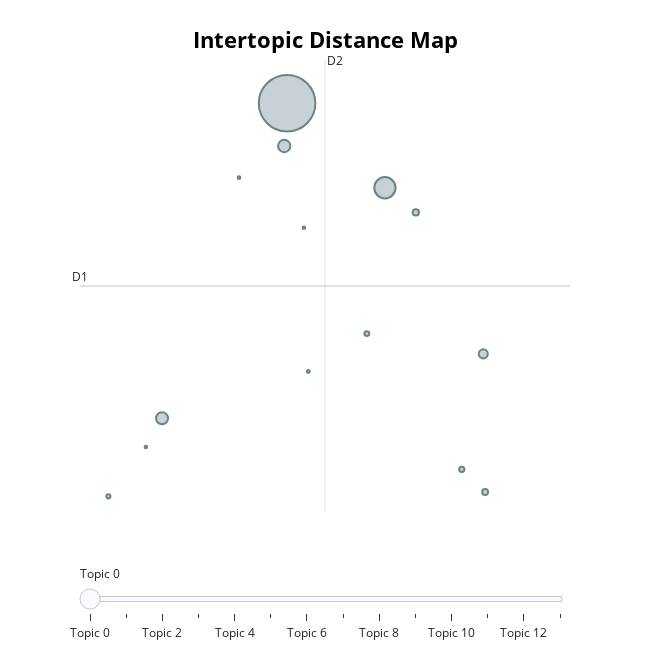

Notebook code cell kept with this figure:
### Code cell
# Visualize topics
topic_model.visualize_topics()

### Figure 1 — Plotly figure (JSON) as saved in the notebook; plotly's stock layout.template omitted (floating-point values rounded to 4 significant figures)
{"data": [{"customdata": [[0, "rt | orfimzentrum | övp | petrovic | covid", 9427], [1, "impfpflicht | impfung | rt | virus | verschiedene", 1336], [2, "3000 | kind | hungrig | verständigen | wichtigste", 450], [3, "österreich | lafilledevienne | inflation | menschen | 000", 424], [4, "museum | dollfuss | dollfuß | zeitgemäß | wöginger", 244], [5, "strafe | verhängt | impfstrafverfügung | rauskommen | höhere", 115], [6, "fatigue | symptom | gesamtstaatliche | chronische | cfs", 104], [7, "schulterschluss | brauche | gemeinsamen | liviaklingl | sigi_maurer", 82], [8, "pip | collage | photo | editor | camera", 69], [9, "autos | verkehr | ersetzen | öffentlichen | straßen", 51], [10, "tfona6k8bz | trending | nr | hashtag | stunden", 25], [11, "deleted | this | messages | to | message", 21], [12, "stromnetz | energiekonzerne | shareholder | fließt | geeignet", 18], [13, "funfact | harvard | arminfidler | epidemiologen | karl_lauterbach", 18]], "hovertemplate": "<b>Topic %{customdata[0]}</b><br>%{customdata[1]}<br>Size: %{customdata[2]}", "legendgroup": "", "marker": {"color": "#B0BEC5", "line": {"color": "DarkSlateGrey", "width": 2}, "size": [9427, 1336, 450, 424, 244, 115, 104, 82, 69, 51, 25, 21, 18, 18], "sizemode": "area", "sizeref": 5.892, "symbol": "circle"}, "mode": "markers", "name": "", "orientation": "v", "showlegend": false, "type": "scatter", "x": [4.363, 5.523, 4.329, 2.88, 6.69, 5.89, 6.712, 6.435, 5.309, 2.243, 4.615, 3.793, 2.688, 4.562], "xaxis": "x", "y": [3.473, 2.456, 2.958, -0.3159, 0.4584, 2.159, -1.204, -0.9311, 0.7023, -1.256, 0.2452, 2.578, -0.6621, 1.976], "yaxis": "y"}], "layout": {"annotations": [{"showarrow": false, "text": "D1", "x": 1.906, "y": 1.275, "yshift": 10}, {"showarrow": false, "text": "D2", "x": 4.813, "xshift": 10, "y": 3.993}], "height": 650, "hoverlabel": {"bgcolor": "white", "font": {"family": "Rockwell", "size": 16}}, "legend": {"itemsizing": "constant", "tracegroupgap": 0}, "margin": {"t": 60}, "shapes": [{"line": {"color": "#CFD8DC", "width": 2}, "type": "line", "x0": 4.813, "x1": 4.813, "y0": -1.444, "y1": 3.993}, {"line": {"color": "#9E9E9E", "width": 2}, "type": "line", "x0": 1.906, "x1": 7.719, "y0": 1.275, "y1": 1.275}], "sliders": [{"active": 0, "pad": {"t": 50}, "steps": [{"args": [{"marker.color": [["red", "#B0BEC5", "#B0BEC5", "#B0BEC5", "#B0BEC5", "#B0BEC5", "#B0BEC5", "#B0BEC5", "#B0BEC5", "#B0BEC5", "#B0BEC5", "#B0BEC5", "#B0BEC5", "#B0BEC5"]]}], "label": "Topic 0", "method": "update"}, {"args": [{"marker.color": [["#B0BEC5", "red", "#B0BEC5", "#B0BEC5", "#B0BEC5", "#B0BEC5", "#B0BEC5", "#B0BEC5", "#B0BEC5", "#B0BEC5", "#B0BEC5", "#B0BEC5", "#B0BEC5", "#B0BEC5"]]}], "label": "Topic 1", "method": "update"}, {"args": [{"marker.color": [["#B0BEC5", "#B0BEC5", "red", "#B0BEC5", "#B0BEC5", "#B0BEC5", "#B0BEC5", "#B0BEC5", "#B0BEC5", "#B0BEC5", "#B0BEC5", "#B0BEC5", "#B0BEC5", "#B0BEC5"]]}], "label": "Topic 2", "method": "update"}, {"args": [{"marker.color": [["#B0BEC5", "#B0BEC5", "#B0BEC5", "red", "#B0BEC5", "#B0BEC5", "#B0BEC5", "#B0BEC5", "#B0BEC5", "#B0BEC5", "#B0BEC5", "#B0BEC5", "#B0BEC5", "#B0BEC5"]]}], "label": "Topic 3", "method": "update"}, {"args": [{"marker.color": [["#B0BEC5", "#B0BEC5", "#B0BEC5", "#B0BEC5", "red", "#B0BEC5", "#B0BEC5", "#B0BEC5", "#B0BEC5", "#B0BEC5", "#B0BEC5", "#B0BEC5", "#B0BEC5", "#B0BEC5"]]}], "label": "Topic 4", "method": "update"}, {"args": [{"marker.color": [["#B0BEC5", "#B0BEC5", "#B0BEC5", "#B0BEC5", "#B0BEC5", "red", "#B0BEC5", "#B0BEC5", "#B0BEC5", "#B0BEC5", "#B0BEC5", "#B0BEC5", "#B0BEC5", "#B0BEC5"]]}], "label": "Topic 5", "method": "update"}, {"args": [{"marker.color": [["#B0BEC5", "#B0BEC5", "#B0BEC5", "#B0BEC5", "#B0BEC5", "#B0BEC5", "red", "#B0BEC5", "#B0BEC5", "#B0BEC5", "#B0BEC5", "#B0BEC5", "#B0BEC5", "#B0BEC5"]]}], "label": "Topic 6", "method": "update"}, {"args": [{"marker.color": [["#B0BEC5", "#B0BEC5", "#B0BEC5", "#B0BEC5", "#B0BEC5", "#B0BEC5", "#B0BEC5", "red", "#B0BEC5", "#B0BEC5", "#B0BEC5", "#B0BEC5", "#B0BEC5", "#B0BEC5"]]}], "label": "Topic 7", "method": "update"}, {"args": [{"marker.color": [["#B0BEC5", "#B0BEC5", "#B0BEC5", "#B0BEC5", "#B0BEC5", "#B0BEC5", "#B0BEC5", "#B0BEC5", "red", "#B0BEC5", "#B0BEC5", "#B0BEC5", "#B0BEC5", "#B0BEC5"]]}], "label": "Topic 8", "method": "update"}, {"args": [{"marker.color": [["#B0BEC5", "#B0BEC5", "#B0BEC5", "#B0BEC5", "#B0BEC5", "#B0BEC5", "#B0BEC5", "#B0BEC5", "#B0BEC5", "red", "#B0BEC5", "#B0BEC5", "#B0BEC5", "#B0BEC5"]]}], "label": "Topic 9", "method": "update"}, {"args": [{"marker.color": [["#B0BEC5", "#B0BEC5", "#B0BEC5", "#B0BEC5", "#B0BEC5", "#B0BEC5", "#B0BEC5", "#B0BEC5", "#B0BEC5", "#B0BEC5", "red", "#B0BEC5", "#B0BEC5", "#B0BEC5"]]}], "label": "Topic 10", "method": "update"}, {"args": [{"marker.color": [["#B0BEC5", "#B0BEC5", "#B0BEC5", "#B0BEC5", "#B0BEC5", "#B0BEC5", "#B0BEC5", "#B0BEC5", "#B0BEC5", "#B0BEC5", "#B0BEC5", "red", "#B0BEC5", "#B0BEC5"]]}], "label": "Topic 11", "method": "update"}, {"args": [{"marker.color": [["#B0BEC5", "#B0BEC5", "#B0BEC5", "#B0BEC5", "#B0BEC5", "#B0BEC5", "#B0BEC5", "#B0BEC5", "#B0BEC5", "#B0BEC5", "#B0BEC5", "#B0BEC5", "red", "#B0BEC5"]]}], "label": "Topic 12", "method": "update"}, {"args": [{"marker.color": [["#B0BEC5", "#B0BEC5", "#B0BEC5", "#B0BEC5", "#B0BEC5", "#B0BEC5", "#B0BEC5", "#B0BEC5", "#B0BEC5", "#B0BEC5", "#B0BEC5", "#B0BEC5", "#B0BEC5", "red"]]}], "label": "Topic 13", "method": "update"}]}], "title": {"font": {"color": "Black", "size": 22}, "text": "<b>Intertopic Distance Map</b>", "x": 0.5, "xanchor": "center", "y": 0.95, "yanchor": "top"}, "width": 650, "xaxis": {"anchor": "y", "domain": [0, 1], "range": [1.906, 7.719], "title": {"text": ""}, "visible": false}, "yaxis": {"anchor": "x", "domain": [0, 1], "range": [-1.444, 3.993], "title": {"text": ""}, "visible": false}}}
